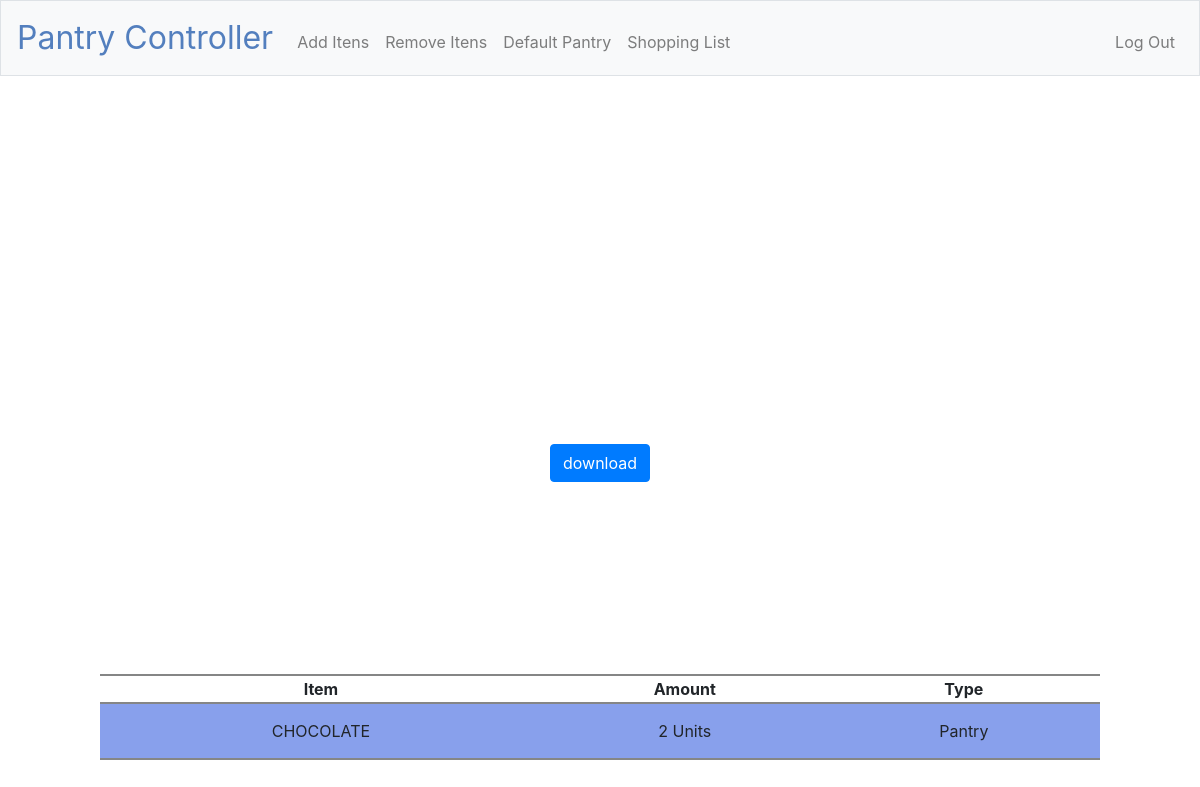
/shopping_list (signed in), run on an earlier commit of the app's database.
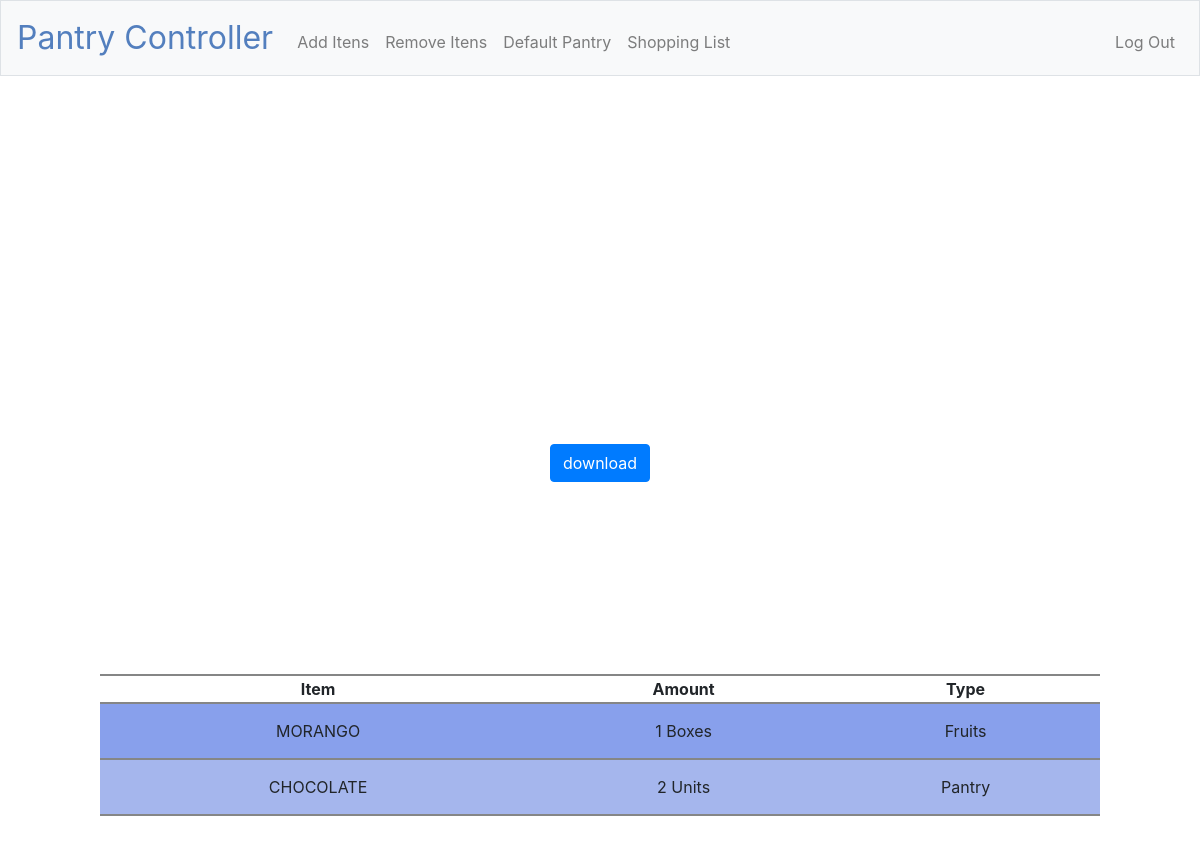
And on a later commit of the database.
### tables this page shows
CREATE TABLE "default_pantry" ('user_id' integer NOT NULL, 'item' text NOT NULL, 'amount' integer NOT NULL, 'unit' text NOT NULL, 'type' text);

### application.py (the view)
@app.route("/shopping_list", methods=["GET"])
@login_required
def shopping_list():
    file = open("./static/client/Shopping List.csv", "w")
    writer = csv.writer(file)
    c_pantry = db.execute("SELECT item, amount, unit, type FROM itens WHERE user_id=?", session["user_id"])
    d_pantry = db.execute("SELECT item, amount, unit, type FROM default_pantry WHERE user_id=? ORDER BY type", session["user_id"])
    need_something = False
    full_list = []
    for d_product in d_pantry:
        s_list = []
        has = False
        for c_product in c_pantry:
            if c_product["item"] == d_product["item"]:
                has = True
                if c_product["amount"] < d_product["amount"]:
                    s_list.append(d_product["item"].title())
                    s_list.append(d_product["amount"] - c_product["amount"])
                    s_list.append(d_product["unit"])
                    s_list.append(d_product["type"])
                    need_something = True
                else:
                    continue
            else:
                continue
        if not has:
            for k, v in d_product.items():
                s_list.append(v)
                need_something = True
        if len(s_list) > 1:
            writer.writerow(s_list)
            full_list.append(s_list)
    file.close
    if request.method == "GET":
        if need_something:
            return render_template("shopping_list.html", full_list=full_list)
        else:
            return render_template("shopping_list.html", full_list="")

### application.py (called while the page is built)
@app.after_request
def after_request(response):
    response.headers["Cache-Control"] = "no-cache, no-store, must-revalidate"
    response.headers["Expires"] = 0
    response.headers["Pragma"] = "no-cache"
    return response

### helpers.py (called while the page is built)
def login_required(f):
    @wraps(f)
    def decorated_function(*args, **kwargs):
        if session.get("user_id") is None:
            return redirect("/login")
        return f(*args, **kwargs)
    return decorated_function

### templates/shopping_list.html (shortened to what this page needs)
{% extends "layout.html" %}
{% block main %}
    <div class="container-fluid">
        {% if full_list != ""%}
            <div class="row justify-content-center" id="spacer">
                <form action="/list_download" method="post">
                        <button class="btn btn-primary" type="submit">download</button>
                </form>
            </div>
            <div id="index_table" class="row justify-content-center">
                <table>
                    <tr>
                        <th>Item</th>
                        <th>Amount</th>
                        <th>Type</th>
                    </tr>
                    <tr>
                        {% for row in full_list %}
                            <tr>
                                <td>{{row[0]}}</td>
                                <td>{{row[1]}} {{row[2]}}</td>
                                <td>{{row[3]}}</td>
                            </tr>
                        {% endfor %}
                    </tr>
                </table>
            </div>
        {% endif %}
    </div>
{% endblock %}

What changed in the data, as far as the page shows it:
added default_pantry: item "MORANGO", amount "1", unit "Boxes", type "Fruits"
